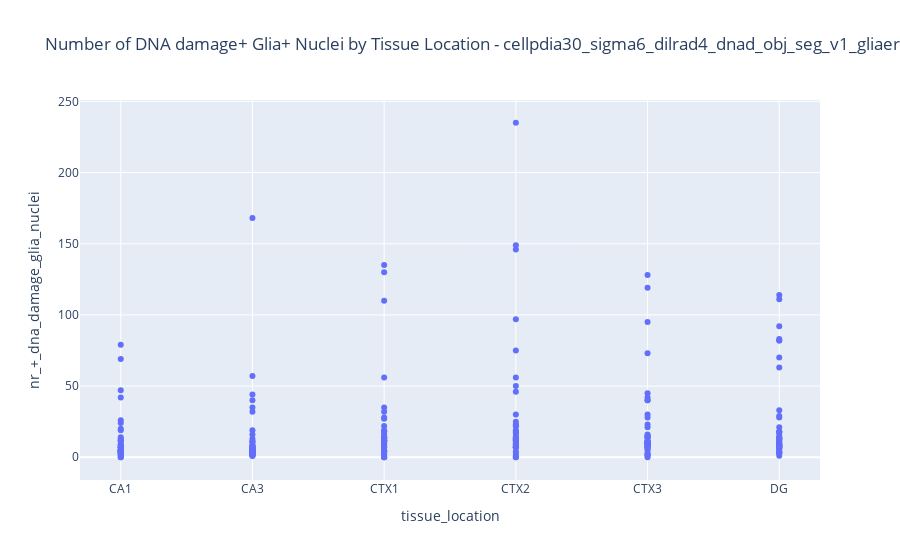

The code cell stored with this chart in its notebook:
### Code cell
# Create the plot
fig = px.scatter(df, x='tissue_location', y='nr_+_dna_damage_glia_nuclei',
                 hover_data=['staining_id','index'], title=f"Number of DNA damage+ Glia+ Nuclei by Tissue Location - {title}")

# Show the plot
fig.show()

### Figure 1 — Plotly figure (JSON) as saved in the notebook; plotly's stock layout.template omitted (floating-point values rounded to 4 significant figures; data arrays with more than 128 entries replaced by an {"elided": "..."} marker saying what was removed)
{"data": [{"customdata": {"elided": "252x2 int values"}, "hovertemplate": "tissue_location=%{x}<br>nr_+_dna_damage_glia_nuclei=%{y}<br>staining_id=%{customdata[0]}<br>index=%{customdata[1]}<extra></extra>", "legendgroup": "", "marker": {"color": "#636efa", "symbol": "circle"}, "mode": "markers", "name": "", "orientation": "v", "showlegend": false, "type": "scatter", "x": {"elided": "252 str values"}, "xaxis": "x", "y": {"elided": "252 int values"}, "yaxis": "y"}], "layout": {"legend": {"tracegroupgap": 0}, "title": {"text": "Number of DNA damage+ Glia+ Nuclei by Tissue Location - cellpdia30_sigma6_dilrad4_dnad_obj_seg_v1_gliaero5_gliathr20"}, "xaxis": {"anchor": "y", "domain": [0, 1], "title": {"text": "tissue_location"}}, "yaxis": {"anchor": "x", "domain": [0, 1], "title": {"text": "nr_+_dna_damage_glia_nuclei"}}}}
